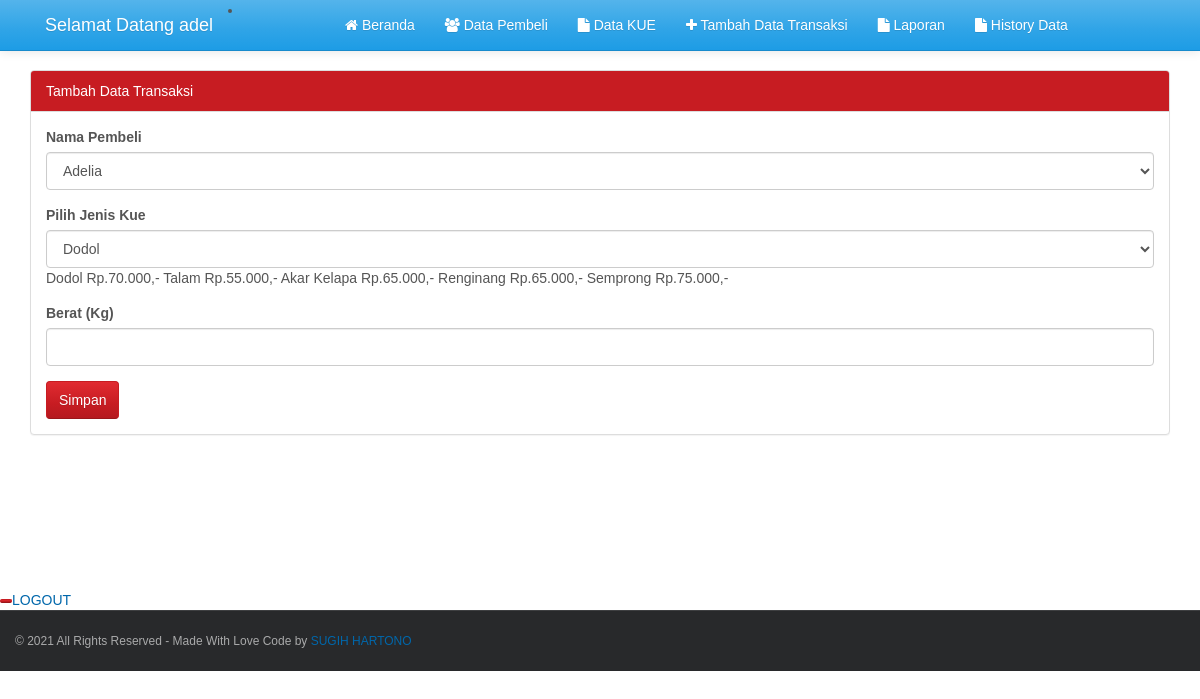
Screenshot of /uas_basis_data/transaksi.php (signed in) with the database file from the repository.
### tables this page shows
CREATE TABLE `kue` (
  `kode_kue` int(100) NOT NULL,
  `nama_kue` varchar(100) NOT NULL,
  `jenis_kue` varchar(20) NOT NULL,
  `harga_jual` varchar(100) NOT NULL
);

### uas_basis_data/fungsi/fungsi_rupiah.php (called while the page is built)
<?php
function rupiah($angka,$pre=0){
        $jadi="Rp.".number_format($angka,$pre,',','.').",-";
        return $jadi;
    }
?>

### uas_basis_data/transaksi.php (the view, shortened to what this page needs)
<?php
include("db.php");
include("fungsi/fungsi_rupiah.php");
?>
<!DOCTYPE html>
<html>
	<head>
		<?php include("include/css.php"); ?>
	</head>
	<body>
		<header>
			<?php include("include/header.php"); ?>
		</header>
		<div class='container' style='margin-top:70px'>
			<div class='row' style='min-height:520px'>
				<div class='col-md-12'>
					<div class='panel panel-danger' id='tambah'>
						<div class='panel-heading'>Tambah Data Transaksi</div>
						<div class='panel-body'>
							<form method='post' action='opsi_transaksi.php?act=input'>
								<div class='form-group'>
									<label>Nama Pembeli</label>
									<select name='no_hp' class='form-control'>
									<?php
									$sqlquery = "SELECT * FROM pembeli";
									if ($result = mysqli_query($con, $sqlquery)) {
										while ($row = mysqli_fetch_assoc($result)) {
											$no_hp = $row["no_hp"];
											$nama_pembeli = $row["nama_pembeli"];
											echo "<option value='$no_hp'>$nama_pembeli</option>";
										}
									}
									?>
									</select>
								</div>
								<div class='form-group'>
									<label>Pilih Jenis Kue</label>
									<select name='kode_kue' class='form-control'>
									<?php
									$sqlquery = "SELECT * FROM kue";
									if ($result = mysqli_query($con, $sqlquery)) {
										while ($row = mysqli_fetch_assoc($result)) {
											$kode_kue = $row["kode_kue"];
											$nama_kue = $row["nama_kue"];
											echo "<option value='$kode_kue'>$nama_kue</option>";
										}
									}
									?>
								</select>
								<tr>
								<?php
									$sqlquery = "SELECT * FROM kue";
									if ($result = mysqli_query($con, $sqlquery)) {
										while ($row = mysqli_fetch_assoc($result)) {
									?>
								<td><?php echo $row["nama_kue"];?></td>
								<td><?php echo rupiah($row["harga_jual"]);?></td>
							<?php
										}
									}
									?>
								</div>
									<div class='form-group'>
									<label>Berat (Kg)</label>
									<input type='number' name='berat' class='form-control' required/>
								</div>
								<button type='input' name='input' class='btn btn-danger'>Simpan</button>
							</form>
						</div>
					</div>
				</div>
			</div>
		</div>
		<?php include("include/footer.php"); ?>
	</body>
</html>

### uas_basis_data/css/style.css (style rules this page uses)
body { font-family:Arial, Sans-Serif; }

### rows the page displays
kue: nama_kue "Dodol", harga_jual "Rp.70.000,-"
kue: nama_kue "Talam", harga_jual "Rp.55.000,-"
kue: nama_kue "Akar Kelapa", harga_jual "Rp.65.000,-"
kue: nama_kue "Renginang", harga_jual "Rp.65.000,-"
kue: nama_kue "Semprong", harga_jual "Rp.75.000,-"

### other values shown
$_SESSION['username'] "adel"
form field no_hp "Adelia"
form field kode_kue "Dodol"
